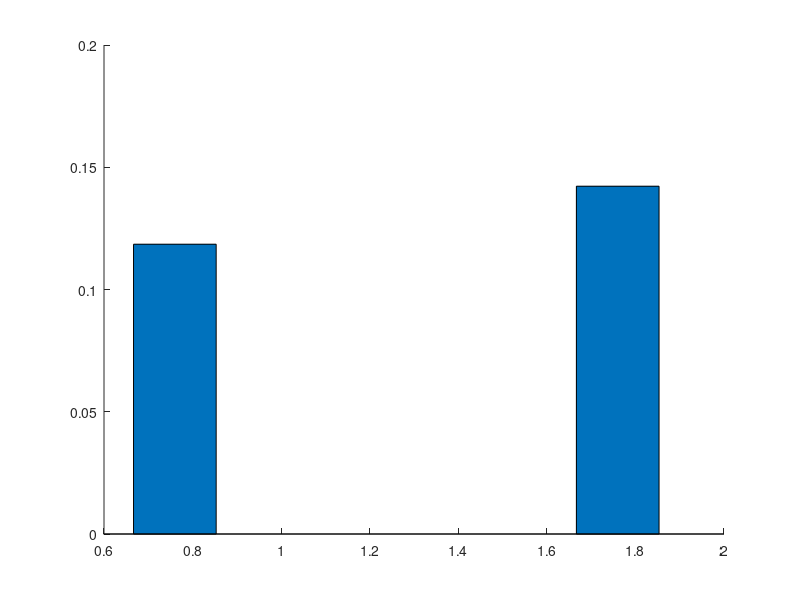

Here is the MATLAB script that generated this plot: (Note: this script raises an error after producing the figure.)
clear variables

load("surfacesResNorm.mat")

color1 = "#8B5058";
color2 = "#525B7A";
color3 = "#EC9F79";
color4 = "#A781A2";
color5 = "#9FC2CC";
color6 = "#d17466";

x0=10;
y0=10;
width=10;
height=6;

%% CD7+CD5-

y = zeros(2,3);

y(1,1) = resNorm.vial2.SCF_IL7.CD7pCD5n;
y(1,2) = resNorm.vial3.SCF_IL7.CD7pCD5n;
y(1,3) = resNorm.vial4.SCF_IL7.CD7pCD5n;

y(2,1) = resNorm.vial2.IL3_IL7.CD7pCD5n;
y(2,2) = resNorm.vial3.IL3_IL7.CD7pCD5n;
y(2,3) = resNorm.vial4.IL3_IL7.CD7pCD5n;


x = [1 2];

fig1 = figure(1);
set(fig1,"units","centimeters",'position',[x0,y0,width,height])

b = bar(x,y,'BarWidth',0.8,'GroupWidth',0.4);
row1 = {"SCF" "IL-3"};
row2 = {"IL-7" "IL-7"};
labelArray = [row1; row2];
xticklabels(strtrim(sprintf('%s\\newline%s\n', labelArray{:})))

b(1).FaceColor = color1;
b(2).FaceColor = color2;
b(3).FaceColor = color3;

fontsize(12,"points")
ylabel(["Normalized", "residual norm"])

ax = gca;
ax.YAxis.Exponent = -1;

%% CD7+CD5+

y = zeros(2,3);

y(1,1) = resNorm.vial2.SCF_IL7.CD7pCD5p;
y(1,2) = resNorm.vial3.SCF_IL7.CD7pCD5p;
y(1,3) = resNorm.vial4.SCF_IL7.CD7pCD5p;

y(2,1) = resNorm.vial2.IL3_IL7.CD7pCD5p;
y(2,2) = resNorm.vial3.IL3_IL7.CD7pCD5p;
y(2,3) = resNorm.vial4.IL3_IL7.CD7pCD5p;

x = [1 2];

fig2 = figure(2);
set(fig2,"units","centimeters",'position',[x0,y0,width,height])

b = bar(x,y,'BarWidth',0.8,'GroupWidth',0.4);
row1 = {"SCF" "IL-3"};
row2 = {"IL-7" "IL-7"};
labelArray = [row1; row2];
xticklabels(strtrim(sprintf('%s\\newline%s\n', labelArray{:})))

b(1).FaceColor = color4;
b(2).FaceColor = color5;
b(3).FaceColor = color6;

fontsize(12,"points")
 ylabel(["Normalized", "residual norm"])

ax = gca;
ax.YAxis.Exponent = -1;

%% Export

file_name1 = "resNorm_CD7pCD5n.pdf";
file_name2 = "resNorm_CD7pCD5p.pdf";

exportgraphics(fig1,file_name1)
exportgraphics(fig2,file_name2)
